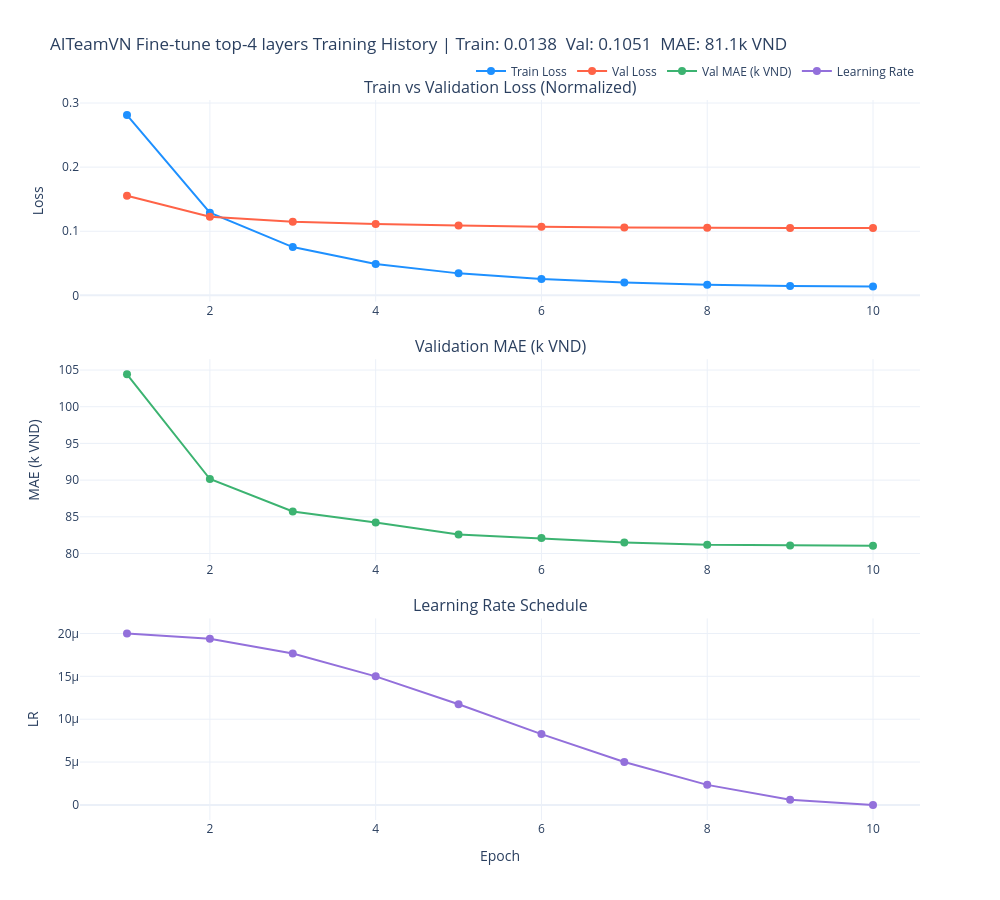

This figure's notebook cell:
### Markdown cell above
## 4. Training History

### Code cell
plot_training_history(history, title="AITeamVN Fine-tune top-4 layers")

### Figure 1 — Plotly figure (JSON) as saved in the notebook; plotly's stock layout.template omitted (floating-point values rounded to 4 significant figures)
{"data": [{"line": {"color": "dodgerblue", "width": 2}, "marker": {"size": 8}, "mode": "lines+markers", "name": "Train Loss", "type": "scatter", "x": [1, 2, 3, 4, 5, 6, 7, 8, 9, 10], "xaxis": "x", "y": [0.2812, 0.129, 0.07533, 0.04879, 0.03431, 0.02552, 0.02001, 0.01658, 0.01468, 0.0138], "yaxis": "y"}, {"line": {"color": "tomato", "width": 2}, "marker": {"size": 8}, "mode": "lines+markers", "name": "Val Loss", "type": "scatter", "x": [1, 2, 3, 4, 5, 6, 7, 8, 9, 10], "xaxis": "x", "y": [0.1553, 0.1225, 0.1147, 0.1111, 0.1091, 0.1069, 0.106, 0.1053, 0.1052, 0.1051], "yaxis": "y"}, {"hovertemplate": "Epoch %{x}<br>MAE: %{y:.1f}k VND<extra></extra>", "line": {"color": "mediumseagreen", "width": 2}, "marker": {"size": 8}, "mode": "lines+markers", "name": "Val MAE (k VND)", "type": "scatter", "x": [1, 2, 3, 4, 5, 6, 7, 8, 9, 10], "xaxis": "x2", "y": [104.4, 90.15, 85.72, 84.23, 82.61, 82.1, 81.51, 81.19, 81.09, 81.06], "yaxis": "y2"}, {"line": {"color": "mediumpurple", "width": 2}, "marker": {"size": 8}, "mode": "lines+markers", "name": "Learning Rate", "type": "scatter", "x": [1, 2, 3, 4, 5, 6, 7, 8, 9, 10], "xaxis": "x3", "y": [2e-05, 1.94e-05, 1.766e-05, 1.5e-05, 1.174e-05, 8.264e-06, 5e-06, 2.34e-06, 6.031e-07, 0], "yaxis": "y3"}], "layout": {"annotations": [{"font": {"size": 16}, "showarrow": false, "text": "Train vs Validation Loss (Normalized)", "x": 0.5, "xanchor": "center", "xref": "paper", "y": 1, "yanchor": "bottom", "yref": "paper"}, {"font": {"size": 16}, "showarrow": false, "text": "Validation MAE (k VND)", "x": 0.5, "xanchor": "center", "xref": "paper", "y": 0.64, "yanchor": "bottom", "yref": "paper"}, {"font": {"size": 16}, "showarrow": false, "text": "Learning Rate Schedule", "x": 0.5, "xanchor": "center", "xref": "paper", "y": 0.28, "yanchor": "bottom", "yref": "paper"}], "height": 900, "legend": {"orientation": "h", "x": 1, "xanchor": "right", "y": 1.02, "yanchor": "bottom"}, "showlegend": true, "title": {"text": "AITeamVN Fine-tune top-4 layers Training History | Train: 0.0138  Val: 0.1051  MAE: 81.1k VND"}, "width": 1000, "xaxis": {"anchor": "y", "domain": [0, 1]}, "xaxis2": {"anchor": "y2", "domain": [0, 1]}, "xaxis3": {"anchor": "y3", "domain": [0, 1], "title": {"text": "Epoch"}}, "yaxis": {"anchor": "x", "domain": [0.72, 1], "title": {"text": "Loss"}}, "yaxis2": {"anchor": "x2", "domain": [0.36, 0.64], "title": {"text": "MAE (k VND)"}}, "yaxis3": {"anchor": "x3", "domain": [0, 0.28], "title": {"text": "LR"}}}}
